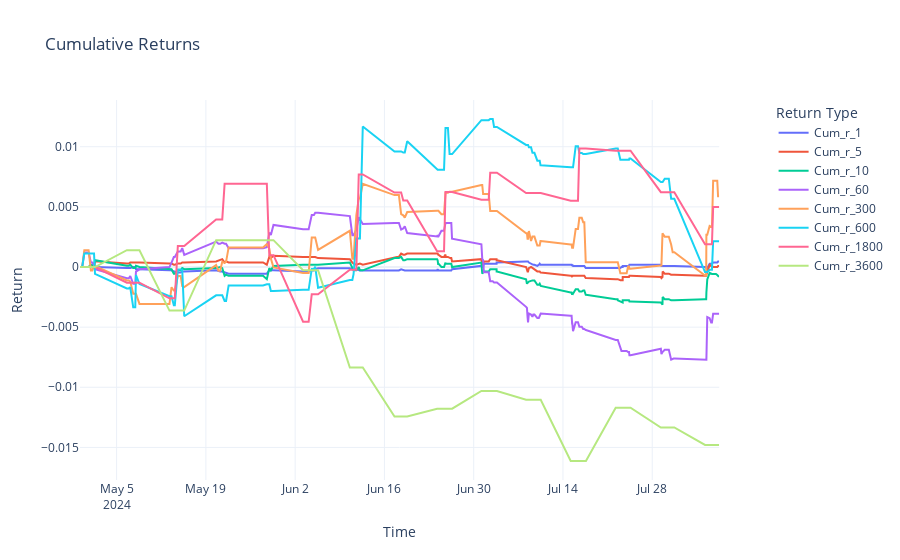

This figure's notebook cell:
### Code cell
def calculate_metrics(returns):
    total_return = returns.iloc[-1]
    daily_returns = (1 + returns).resample('D').prod() - 1
    
    # Calculate max drawdown
    cum_returns = (1 + returns).cumprod()
    running_max = np.maximum.accumulate(cum_returns)
    drawdown = (cum_returns - running_max) / running_max
    max_drawdown = drawdown.min()
    
    # Calculate Sharpe ratio (assuming risk-free rate of 0)
    sharpe_ratio = np.sqrt(252) * daily_returns.mean() / daily_returns.std()
    
    return {
        'Total Return': total_return,
        'Max Drawdown': max_drawdown,
        'Sharpe Ratio': sharpe_ratio
    }

def calculate_additional_metrics(df, column):
    positive_returns = df[df[column] > 0][column]
    negative_returns = df[df[column] < 0][column]
    
    win_ratio = len(positive_returns) / len(df[column])
    pnl_ratio = positive_returns.mean() / abs(negative_returns.mean()) if len(negative_returns) > 0 else np.inf
    risk_return_ratio = (win_ratio / (1 - win_ratio)) * pnl_ratio if win_ratio < 1 else np.inf
    
    return {
        'Win Ratio': win_ratio,
        'P&L Ratio': pnl_ratio,
        'Risk Return Ratio': risk_return_ratio
    }

def plot_returns_and_metrics(df):
    # Create figure with secondary y-axis
    fig = make_subplots(specs=[[{"secondary_y": True}]])

    # Add traces for each return series
    for col in [f'Cum_r_{n}' for n in time_intervals]:
        fig.add_trace(
            go.Scatter(x=df['createDate'], y=df[col], name=col),
            secondary_y=False,
        )

    # Update layout
    fig.update_layout(
        title='Cumulative Returns',
        xaxis_title='Time',
        yaxis_title='Return',
        legend_title='Return Type',
        hovermode="x unified",
        template="plotly_white",
    )

    # Show the plot
    fig.show()
    fig.write_html(f"result/{tag}_backtest_result.html")

    # Calculate and print metrics
    for col in [f'Cum_r_{n}' for n in time_intervals]:
        cum_metrics = calculate_metrics(df.set_index('createDate')[col])
        print(f"\nPerformance Metrics for {col}:")
        for metric, value in cum_metrics.items():
            print(f"{metric}: {value:.4f}")

    # Calculate and print additional metrics for r_n_v columns
    r_columns = [col for col in df.columns if col.startswith('r_') and col.endswith('_v')]
    for col in r_columns:
        add_metrics = calculate_additional_metrics(df, col)
        print(f"\nAdditional Performance Metrics for {col}:")
        for metric, value in add_metrics.items():
            print(f"{metric}: {value:.4f}")

df['createDate'] = pd.to_datetime(df['createDate'])
plot_returns_and_metrics(df)

### Figure 1 — Plotly figure (JSON) as saved in the notebook; plotly's stock layout.template omitted (floating-point values rounded to 4 significant figures; data arrays with more than 128 entries replaced by an {"elided": "..."} marker saying what was removed)
{"data": [{"name": "Cum_r_1", "type": "scatter", "x": {"elided": "166 str values"}, "xaxis": "x", "y": {"elided": "166 float values"}, "yaxis": "y"}, {"name": "Cum_r_5", "type": "scatter", "x": {"elided": "166 str values"}, "xaxis": "x", "y": {"elided": "166 float values"}, "yaxis": "y"}, {"name": "Cum_r_10", "type": "scatter", "x": {"elided": "166 str values"}, "xaxis": "x", "y": {"elided": "166 float values"}, "yaxis": "y"}, {"name": "Cum_r_60", "type": "scatter", "x": {"elided": "166 str values"}, "xaxis": "x", "y": {"elided": "166 float values"}, "yaxis": "y"}, {"name": "Cum_r_300", "type": "scatter", "x": {"elided": "166 str values"}, "xaxis": "x", "y": {"elided": "166 float values"}, "yaxis": "y"}, {"name": "Cum_r_600", "type": "scatter", "x": {"elided": "166 str values"}, "xaxis": "x", "y": {"elided": "166 float values"}, "yaxis": "y"}, {"name": "Cum_r_1800", "type": "scatter", "x": {"elided": "166 str values"}, "xaxis": "x", "y": {"elided": "166 float values"}, "yaxis": "y"}, {"name": "Cum_r_3600", "type": "scatter", "x": {"elided": "166 str values"}, "xaxis": "x", "y": {"elided": "166 float values"}, "yaxis": "y"}], "layout": {"autosize": true, "hovermode": "x unified", "legend": {"title": {"text": "Return Type"}}, "title": {"text": "Cumulative Returns"}, "xaxis": {"anchor": "y", "autorange": true, "domain": [0, 0.94], "range": ["2024-04-29 06:13", "2024-08-07 12:02"], "title": {"text": "Time"}, "type": "date"}, "yaxis": {"anchor": "x", "autorange": true, "domain": [0, 1], "range": [-0.01771, 0.01389], "title": {"text": "Return"}, "type": "linear"}, "yaxis2": {"anchor": "x", "overlaying": "y", "side": "right"}}}
